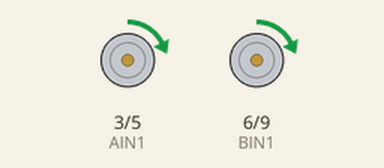
Simulated run of this sketch. Board: Arduino Uno, built with avr-gcc and run on an emulated ATmega328P. Shown: motor-driver pin pairs drawn as motors (green arrow = first pin HIGH = forward, orange = second pin HIGH = backward, longer = more drive).

Above: at 0.15 s.
At 9.39 s:
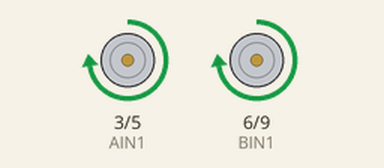
At 19.78 s:
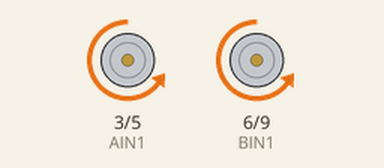
At 39.67 s:
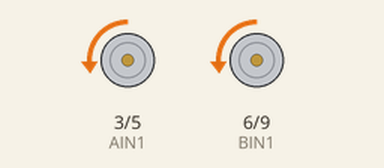
Timing chart, 0 to 40.0 s (numbered marks = the images above):
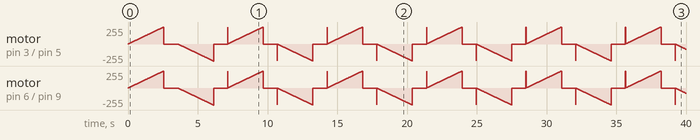

The sketch:

PoC_motor.ino
```cpp
#define AIN1 3
#define AIN2 5
#define BIN1 6
#define BIN2 9

void setup() {
  Serial.begin(9600);

  pinMode(AIN1,OUTPUT);
  pinMode(AIN2,OUTPUT);
  pinMode(BIN1,OUTPUT);
  pinMode(BIN2,OUTPUT);

}

void loop() {


  for(int i = 0; i<=255;i++){
    analogWrite(AIN1,i);
    analogWrite(BIN1,i);
    delay(10);
  }

  digitalWrite(AIN1,LOW);
  digitalWrite(BIN1,LOW);

  delay(1000);

  for(int i = 0; i<=255;i++){
    analogWrite(AIN2,i);
    analogWrite(BIN2,i);
    delay(10);
  }

  digitalWrite(AIN2,LOW);
  digitalWrite(BIN2,LOW);
  delay(1000);

}
```
